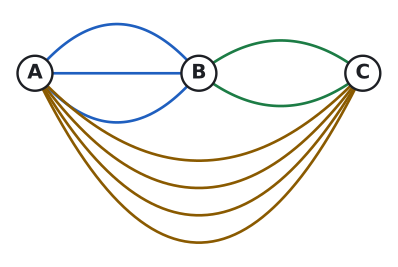

This figure's Python source:
import sys; sys.path.insert(0, "tools")
from cizim import *

# Alıştırma Soru 7: A-B arası 3 yol, B-C arası 2 yol, A-C arası doğrudan 4 yol.
fig, ax = sekil(6, 3.4)
ax.axis("off"); ax.set_aspect("equal")
A, B, C = (0, 0), (3, 0), (6, 0)
def yollar(p, q, egimler, renk):
    for e in egimler:
        x = np.linspace(p[0], q[0], 60); t = (x - p[0]) / (q[0] - p[0])
        ax.plot(x, p[1] + e * 4 * t * (1 - t), color=renk, lw=2)
yollar(A, B, [0.9, 0.0, -0.9], MAVI)
yollar(B, C, [0.6, -0.6], YESIL)
yollar(A, C, [-1.6, -2.1, -2.6, -3.1], SARI)
for p, ad in ((A, "A"), (B, "B"), (C, "C")):
    ax.add_patch(patches.Circle(p, 0.32, facecolor="white", edgecolor=YAZI, lw=1.8, zorder=5))
    ax.text(*p, ad, ha="center", va="center", fontsize=15, fontweight="bold", zorder=6)
ax.set_xlim(-0.5, 6.5); ax.set_ylim(-3.4, 1.2)
kaydet(fig, __file__)
